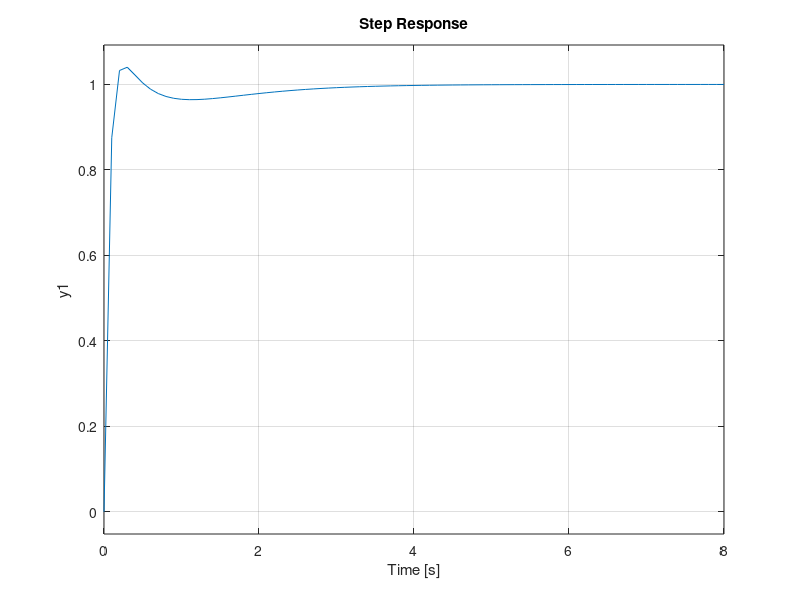

Recreate this plot in MATLAB. (Note: this script raises an error after producing the figure.)
clc; close all;

m = 2;
c = 2;
k = 8;
s = tf('s');
sys = 1/(m*s^2 + c*s + k);

% num = 1;
% den = [2 2 8];
% sys = tf(num, den);

Kp = 100;
Ki = 80;
Kd = 35;
K = pid(Kp, Ki, Kd);
T = feedback(K*sys,1);

t = 0:0.1:8;

figure(1)
step(T,t)
stepinfo(T)

figure(2)
rlocus(T)
